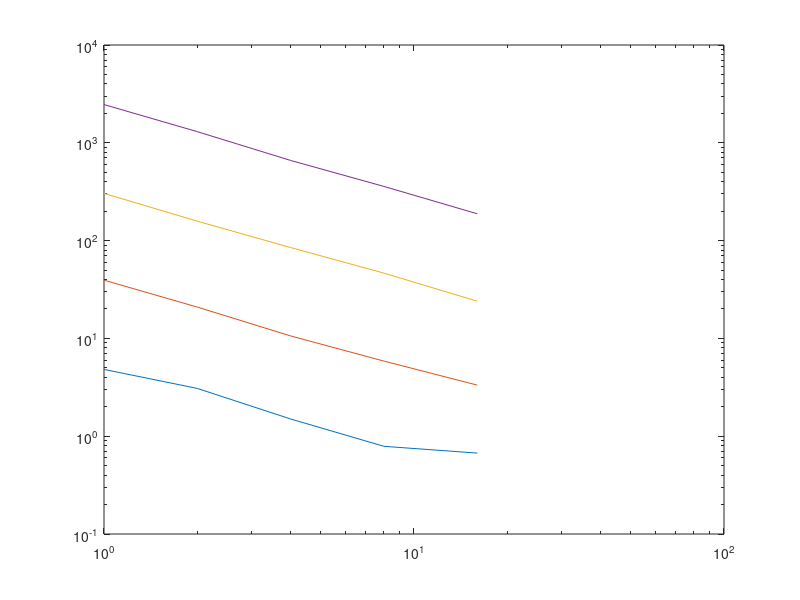

The MATLAB script that drew this image:
A = [4.82e+00 ,  3.94e+01 ,  3.04e+02 ,  2.46e+03; 
3.08e+00 ,  2.09e+01 ,  1.58e+02 ,  1.30e+03 ; 
1.50e+00 ,  1.06e+01 ,  8.49e+01 ,  6.60e+02 ; 
7.88e-01 ,  5.86e+00 ,  4.65e+01 ,  3.58e+02 ; 
 6.72e-01 ,  3.33e+00 ,  2.40e+01 ,  1.88e+02];
P = [1 2 4 8 16];
for i = 1:4
    loglog(P,A(:,i));hold on
end